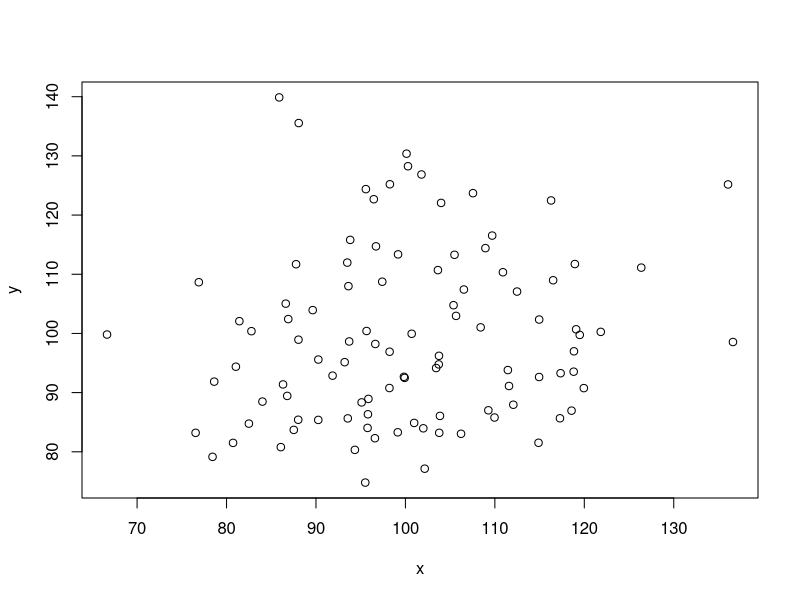

The R script that drew this image:
# This is a sample file.

setwd('/Users/WilliamWang/Library/Mobile Documents/com~apple~CloudDocs/Documents/GitHub/rundir')

set.seed(0)
x <- rnorm(100, mean = 100, sd = 15)
y <- rnorm(100, mean = 100, sd = 15)

png(filename = 'sample_r_graph.png')
plot(x, y)
dev.off()
